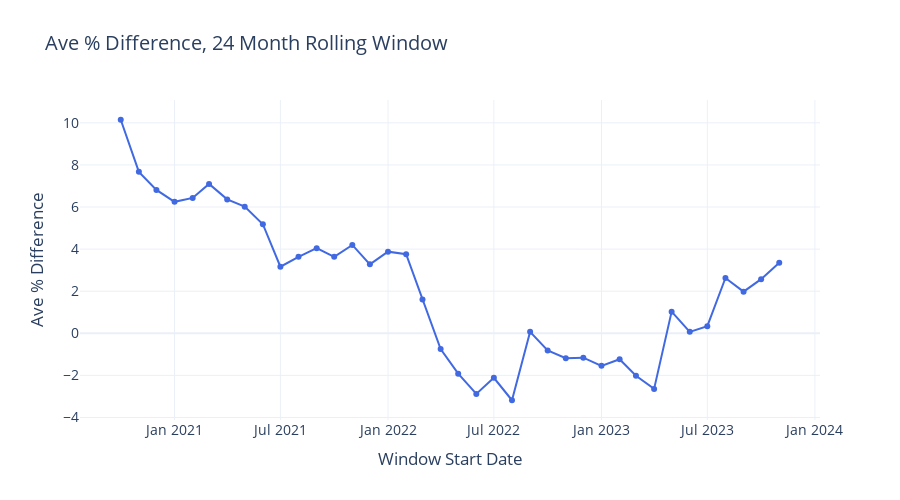

Here is the notebook cell this chart was saved with:
### Code cell
print('Rolling avg diff - 24 months window')
df_24_months_rolling, fig_24_months = rolling_avg_diff_plotly(
    boe_raw=boe_raw,
    seeds=range(NO_OF_SIMULATIONS),
    start_year=2020,
    start_month=10,
    end_year=2025,
    end_month=11,
    monthly_investment=1000,
    fee_rate=FX_CHARGES_RATE,
    window_months=24
)

### Figure 1 — Plotly figure (JSON) as saved in the notebook; plotly's stock layout.template omitted (floating-point values rounded to 4 significant figures)
{"data": [{"hovertemplate": "%{x|%b %Y}<br>%{y:.2f}%<extra></extra>", "line": {"color": "royalblue", "width": 2}, "marker": {"size": 6}, "mode": "lines+markers", "name": "Avg % Diff", "type": "scatter", "x": ["2020-10-01T00:00:00", "2020-11-01T00:00:00", "2020-12-01T00:00:00", "2021-01-01T00:00:00", "2021-02-01T00:00:00", "2021-03-01T00:00:00", "2021-04-01T00:00:00", "2021-05-01T00:00:00", "2021-06-01T00:00:00", "2021-07-01T00:00:00", "2021-08-01T00:00:00", "2021-09-01T00:00:00", "2021-10-01T00:00:00", "2021-11-01T00:00:00", "2021-12-01T00:00:00", "2022-01-01T00:00:00", "2022-02-01T00:00:00", "2022-03-01T00:00:00", "2022-04-01T00:00:00", "2022-05-01T00:00:00", "2022-06-01T00:00:00", "2022-07-01T00:00:00", "2022-08-01T00:00:00", "2022-09-01T00:00:00", "2022-10-01T00:00:00", "2022-11-01T00:00:00", "2022-12-01T00:00:00", "2023-01-01T00:00:00", "2023-02-01T00:00:00", "2023-03-01T00:00:00", "2023-04-01T00:00:00", "2023-05-01T00:00:00", "2023-06-01T00:00:00", "2023-07-01T00:00:00", "2023-08-01T00:00:00", "2023-09-01T00:00:00", "2023-10-01T00:00:00", "2023-11-01T00:00:00"], "y": [10.15, 7.671, 6.811, 6.247, 6.431, 7.099, 6.363, 6.019, 5.183, 3.164, 3.632, 4.043, 3.633, 4.198, 3.275, 3.879, 3.757, 1.603, -0.7459, -1.916, -2.88, -2.113, -3.181, 0.06996, -0.8138, -1.185, -1.156, -1.545, -1.231, -2.016, -2.642, 1.03, 0.07014, 0.3369, 2.628, 1.978, 2.573, 3.353]}], "layout": {"font": {"size": 14}, "height": 500, "hovermode": "x unified", "title": {"text": "Ave % Difference, 24 Month Rolling Window"}, "width": 900, "xaxis": {"title": {"text": "Window Start Date"}}, "yaxis": {"title": {"text": "Ave % Difference"}}}}
